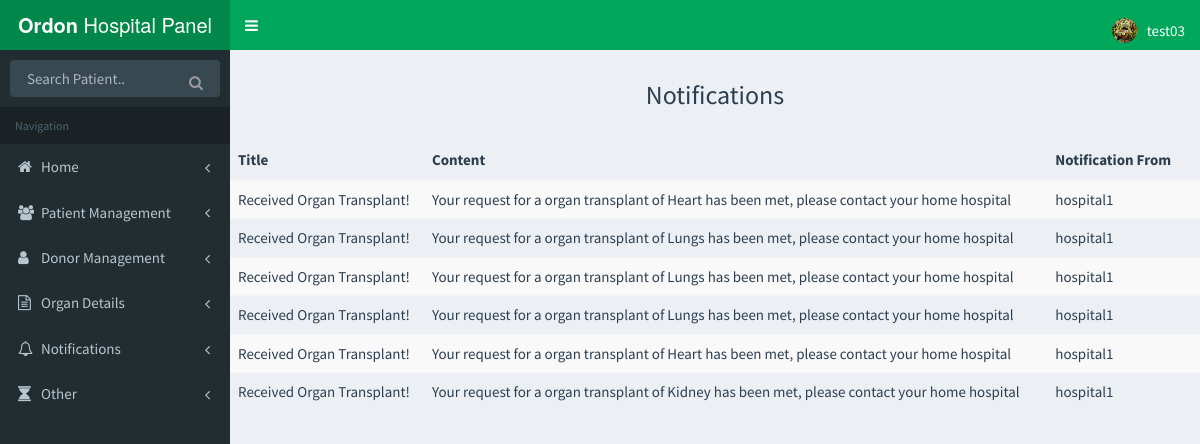
The page /list_notification/ (signed in) on the database its author committed.
### website/models.py (models this page shows, shortened)
class Notification(models.Model):
    name = models.CharField(max_length=200)
    text = models.CharField(max_length = 500)
    type = models.CharField(max_length = 200)
    to = models.ForeignKey(User, null = True, related_name='to_user')
    frm = models.ForeignKey(User, null = True, blank = True, related_name='frm_user')
    priority = models.IntegerField(default = 1)
    is_read = models.BooleanField(default = False)
    url = models.CharField(max_length = 1000, null = True, blank = True)

### website/views.py (the view)
# urls.py: url(r'^list_notification/$', views.list_notifications, name='list_notifications'),
@login_required
def list_notifications(request):
    notifs = Notification.objects.filter(to = request.user)
    data = {'notifs':notifs}
    for notif in notifs:
        notif.is_read = True
        notif.save()
    return render(request,"list_notifications.html",data)

### templates/list_notifications.html
{%  extends 'hospital_base.html' %}
{% block content %}
    <br>
    <div align="center"> <h3 style="margin: 10px;"> Notifications</h3></div>
    <br>
<table class="table table-hover table-striped">
    <thead>
      <tr>
        <th>Title</th>
        <th>Content</th>
          <th>Notification From</th>
          <th></th>
      </tr>
    </thead>
    <tbody>
    {% for notification in notifs %}
      <tr>
        <td>{{ notification.name }}</td>
        <td>{{ notification.text }} </td>
          <td>{{ notification.frm }}</td>
      {% if notification.is_read  %}
          <td></td>
          {% else %}
          <td><alert class="alert alert-info">New</alert></td>
      {% endif %}
      </tr>
    {% endfor %}
    </tbody>
  </table>
{% endblock %}

### templates/hospital_base.html (shortened to what this page needs)
{% load staticfiles %}
<!DOCTYPE html>
<html>
<head>
  <link rel="stylesheet" href="{% static 'css/bootstrap.min.css' %}">
  <link rel="stylesheet" href="https://cdnjs.cloudflare.com/ajax/libs/font-awesome/4.5.0/css/font-awesome.min.css">
  <link rel="stylesheet" href="https://cdnjs.cloudflare.com/ajax/libs/ionicons/2.0.1/css/ionicons.min.css">
  <link rel="stylesheet" href="{% static 'css/AdminLTE.min.css' %}">
  <link rel="stylesheet" href="{% static 'css/skin-green.min.css' %}">
  <link rel="stylesheet" href="{% static 'css/datepicker.min.css' %}">
</head>
<body class="hold-transition skin-green sidebar-mini">
<div class="wrapper">
   <header class="main-header">
    <a href="/" class="logo">
      <span class="logo-lg"><b>Ordon </b>Hospital Panel</span>
    </a>
    <nav class="navbar navbar-static-top" style="height:50px">
      <a href="#" class="sidebar-toggle" data-toggle="offcanvas" role="button">
      </a>
      <div class="navbar-custom-menu"  style="height:50px;">
        <ul class="nav navbar-nav">
          <li class="dropdown user user-menu">
            <a href="#" class="dropdown-toggle" data-toggle="dropdown">
              <img src="/static/images/{{ request.user }}_.jpg" class="user-image"  style="overflow:hidden" alt="User Image">
              <span class="hidden-xs">{{ request.user }}</span>
            </a>
          </li>
        </ul>
      </div>
    </nav>
  </header>
  <aside class="main-sidebar">
    <section class="sidebar">
      <form action="/list_patients/" method="get" class="sidebar-form">
        <div class="input-group">
          <input type="text" name="q" class="form-control" placeholder="Search Patient..">
              <span class="input-group-btn">
                <button type="submit" name="search" id="search-btn" class="btn btn-flat"><i class="fa fa-search"></i>
                </button>
              </span>
        </div>
      </form>
      <ul class="sidebar-menu">
        <li class="header">Navigation</li>
          <li class=" treeview">
          <a href="/home/">
            <i class="fa fa-home"></i> <span>Home</span>
            <span class="pull-right-container">
              <i class="fa fa-angle-left pull-right"></i>
            </span>
          </a>
        </li>
        <li class=" treeview">
          <a href="#">
            <i class="fa fa-users"></i> <span>Patient Management</span>
            <span class="pull-right-container">
              <i class="fa fa-angle-left pull-right"></i>
            </span>
          </a>
        </li>
        <li class=" treeview">
          <a href="#">
            <i class="fa fa-user"></i> <span>Donor Management</span>
            <span class="pull-right-container">
              <i class="fa fa-angle-left pull-right"></i>
            </span>
          </a>
        </li>
        <li class=" treeview">
          <a href="#">
            <i class="fa fa-file-text-o"></i> <span>Organ Details</span>
            <span class="pull-right-container">
              <i class="fa fa-angle-left pull-right"></i>
            </span>
          </a>
        </li>
          <li class=" treeview">
          <a href="#">
            <i class="fa fa-bell-o"></i> <span>Notifications</span>
            <span class="pull-right-container">
              <i class="fa fa-angle-left pull-right"></i>
            </span>
          </a>
        </li>
        <li class=" treeview">
          <a href="#">
            <i class="fa fa-hourglass"></i> <span>Other</span>
            <span class="pull-right-container">
              <i class="fa fa-angle-left pull-right"></i>
            </span>
          </a>
        </li>
      </ul>
    </section>
  </aside>
  <div class="content-wrapper">
                {% block content %}
                {% endblock %}
  </div>
</body>
</html>

### rows shown on the page
Notification: name "Received Organ Transplant!", text "Your request for a organ transplant of Heart has been met, please contact your home hospital", frm "hospital1", is_read True (drawn)
Notification: name "Received Organ Transplant!", text "Your request for a organ transplant of Lungs has been met, please contact your home hospital", frm "hospital1", is_read True (drawn)
Notification: name "Received Organ Transplant!", text "Your request for a organ transplant of Lungs has been met, please contact your home hospital", frm "hospital1", is_read True (drawn)
Notification: name "Received Organ Transplant!", text "Your request for a organ transplant of Lungs has been met, please contact your home hospital", frm "hospital1", is_read True (drawn)
Notification: name "Received Organ Transplant!", text "Your request for a organ transplant of Heart has been met, please contact your home hospital", frm "hospital1", is_read True (drawn)
Notification: name "Received Organ Transplant!", text "Your request for a organ transplant of Kidney has been met, please contact your home hospital", frm "hospital1", is_read True (drawn)

### other values the page prints
{{ request.user }} "test03"
